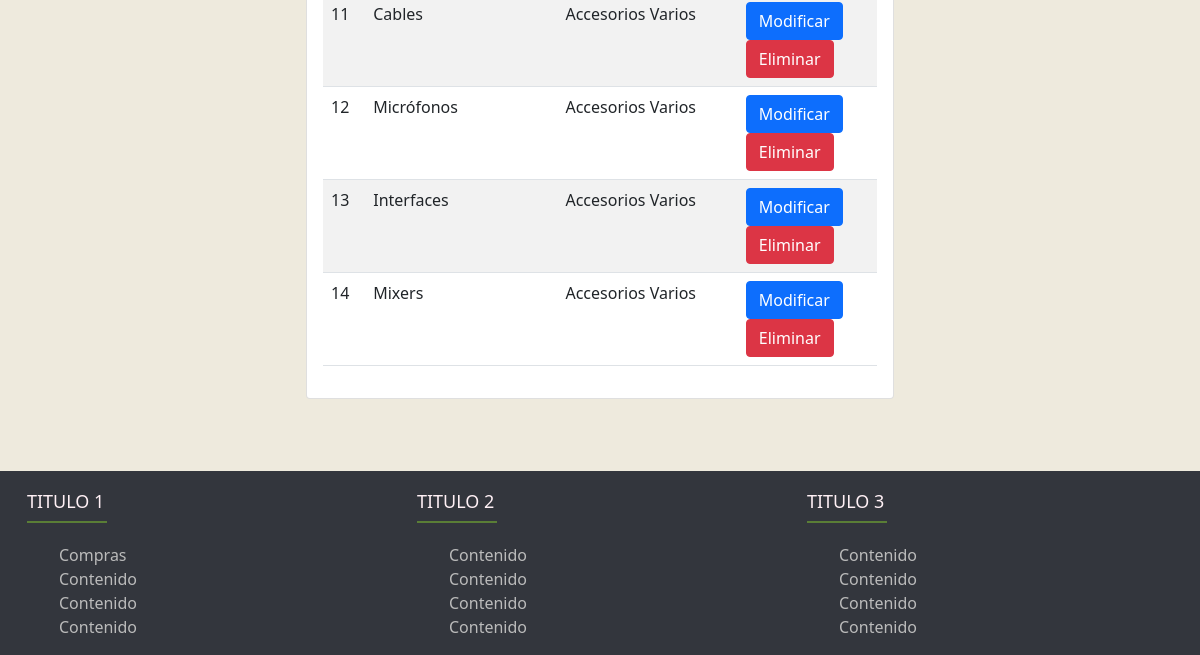
Before: /list_subcat/ (lower part) with the older database file.
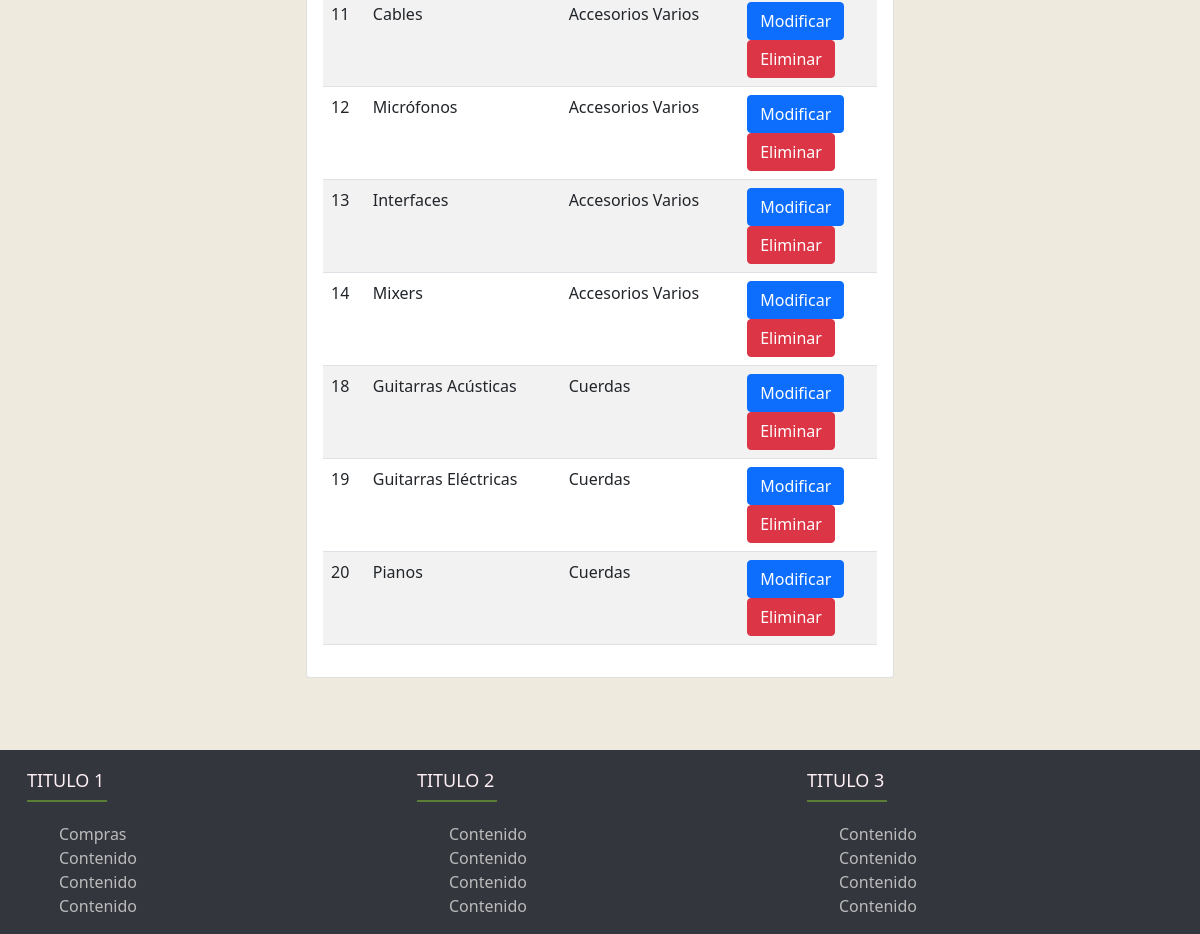
After: the same page with the newer database file.
### core/models.py (models this page shows, shortened)
class Sub_Categoria(models.Model):
    nom_subcat = models.CharField(max_length=200, null=False)
    categoria = models.ForeignKey(Categoria, on_delete=models.CASCADE)

class Categoria(models.Model):
    categoria = models.CharField(max_length=200, null=False)
    def __str__(self):
        return self.categoria

### core/views.py (the view)
# urls.py: path('list_subcat/', views.list_subcat, name="list_subcat"),
def list_subcat(request):
    all_subcat = Sub_Categoria.objects.all()
    data ={
        'all_subcat':all_subcat
    }
    return render(request, 'core/list_subcat.html', data)

### core/templates/core/list_subcat.html (shortened to what this page needs)
{% extends 'core/base.html' %}
{% block content %}
{% load humanize %}
<br>
<br>
<br>
<div class="row">
    <div class="col-12 col-md-6 offset-md-3">
        <div class="card">
            <div class="card-body">
                <table class="table table-striped table-hover">
                    {% for as in all_subcat %}
                    <tr>
                        <td>{{ as.id | title }}</td>
                        <td>{{ as.nom_subcat | title }}</td>
                        <td>{{ as.categoria | title }}</td>
                        <td>
                            <a class="btn btn-primary" href="{% url 'modify_subcat' as.id %}">Modificar</a>
                            <br>
                            <a class="btn btn-danger" href="{% url 'delete_subcat' as.id %}">Eliminar</a>
                        </td>
                    </tr>
                    {% endfor %}
                </table>
            </div>
        </div>
    </div>
</div>
<br>
<br>
<br>
{% endblock %}

Changed rows visible on the page:
added Sub_Categoria: id "18", nom_subcat "Guitarras Acústicas", categoria "Cuerdas"
added Sub_Categoria: id "19", nom_subcat "Guitarras Eléctricas", categoria "Cuerdas"
added Sub_Categoria: id "20", nom_subcat "Pianos", categoria "Cuerdas"
